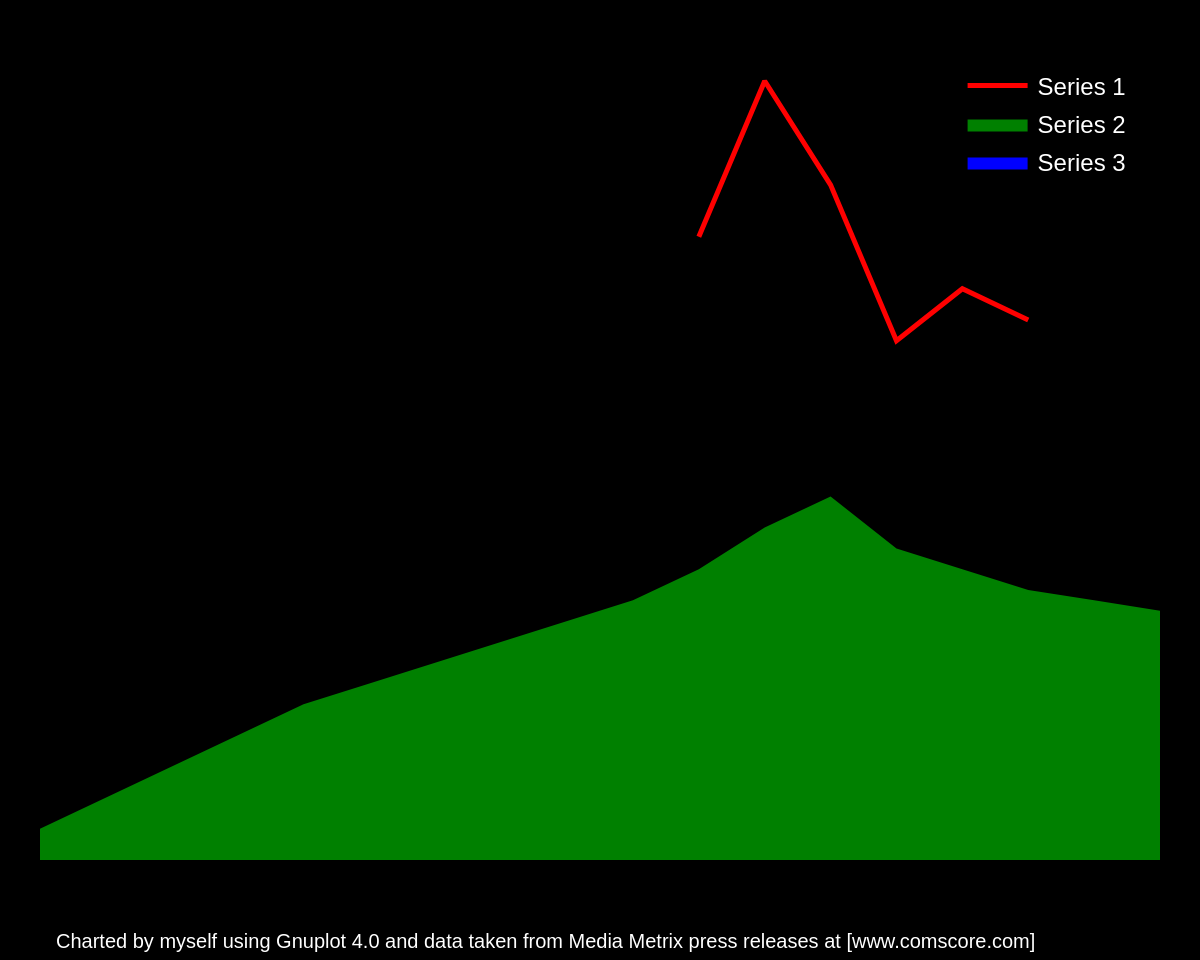

This figure's Python source:
import sys
import json
import os
import plotly.graph_objects as go

# Check for command-line argument
if len(sys.argv) != 2:
    print("Usage: python script.py <path_to_json_file>")
    sys.exit(1)

json_path = sys.argv[1]

# Ensure the JSON file exists
if not os.path.exists(json_path):
    print(f"Error: JSON file not found at '{json_path}'")
    sys.exit(1)

# Load data from the specified JSON file
with open(json_path, 'r', encoding='utf-8') as f:
    chart_info = json.load(f)

# Extract data for plotting
chart_data = chart_info.get('chart_data', [])
colors = chart_info.get('colors', [])
texts = chart_info.get('texts', {})

# Initialize the figure
fig = go.Figure()

# Add traces by iterating through the chart_data
# The order in JSON determines the drawing layer (bottom to top)
for i, series in enumerate(chart_data):
    color = colors[i % len(colors)]
    series_type = series.get('type', 'line')

    if series_type == 'area':
        fig.add_trace(go.Scatter(
            x=series['x'],
            y=series['y'],
            name=series['name'],
            mode='lines',
            line=dict(width=0, color=color),
            fill='tozeroy',
            fillcolor=color,
            hoverinfo='skip'
        ))
    else:  # Default to 'line'
        fig.add_trace(go.Scatter(
            x=series['x'],
            y=series['y'],
            name=series['name'],
            mode='lines',
            line=dict(width=2.5, color=color),
            hoverinfo='skip'
        ))

# Configure layout
fig.update_layout(
    plot_bgcolor='black',
    paper_bgcolor='black',
    font=dict(family="Arial", color='white'),
    showlegend=True,
    legend=dict(
        x=0.98,
        y=0.98,
        xanchor='right',
        yanchor='top',
        bgcolor='rgba(0,0,0,0)',
        bordercolor='rgba(0,0,0,0)'
    ),
    # Reverse trace order for legend to match original image (Red, Green, Blue)
    legend_traceorder='reversed',
    margin=dict(l=20, r=20, t=20, b=50),
    xaxis=dict(
        showgrid=False,
        zeroline=False,
        showline=False,
        showticklabels=False,
        title_text=texts.get('x_axis_title')
    ),
    yaxis=dict(
        showgrid=False,
        zeroline=False,
        showline=False,
        showticklabels=False,
        title_text=texts.get('y_axis_title')
    )
)

# Add source annotation if it exists
source_text = texts.get('source')
if source_text:
    fig.add_annotation(
        text=source_text,
        align='left',
        showarrow=False,
        xref='paper',
        yref='paper',
        x=0.01,
        y=-0.08,  # Position below the plot area
        xanchor='left',
        yanchor='top',
        font=dict(size=10)
    )

# Determine output filename from JSON path
base_filename = os.path.splitext(os.path.basename(json_path))[0]
output_filename = f"{base_filename}.png"

# Save the figure to a PNG file
fig.write_image(output_filename, scale=2, width=600, height=480)

print(f"Chart saved to {output_filename}")
